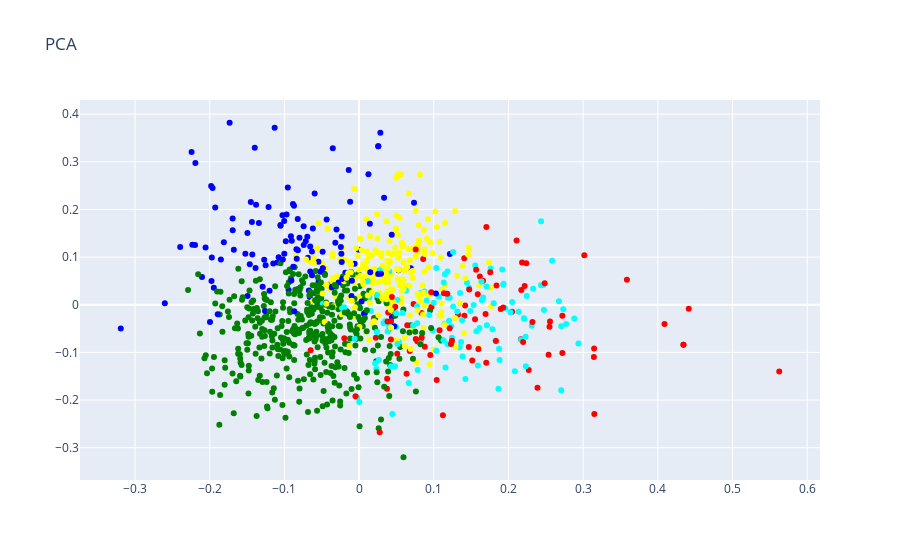

Notebook source saved alongside this figure:
### Code cell
trace = go.Scatter(x=result['X'].values,
                   y=result['Y'].values,
                   text=result['review_body'].values,
                   mode='markers',
                   marker=dict(color=result['colores'].values)) 

layout = go.Layout(title="PCA")

fig = go.Figure(data=trace, layout=layout)
iplot(fig)

### Figure 1 — Plotly figure (JSON) as saved in the notebook; plotly's stock layout.template omitted (floating-point values rounded to 4 significant figures; data arrays with more than 128 entries replaced by an {"elided": "..."} marker saying what was removed)
{"data": [{"marker": {"color": {"elided": "1000 str values"}}, "mode": "markers", "text": {"elided": "1000 str values"}, "type": "scatter", "x": {"elided": "1000 float values"}, "y": {"elided": "1000 float values"}}], "layout": {"title": {"text": "PCA"}}}
